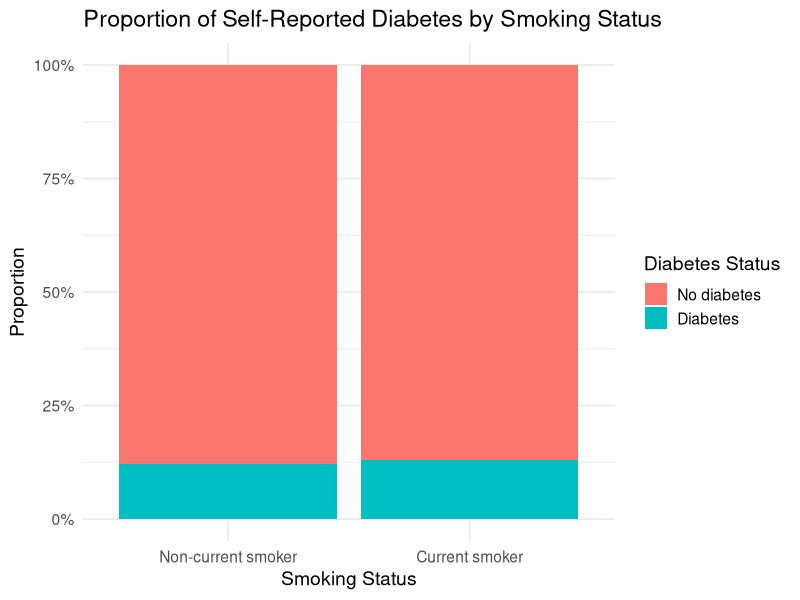
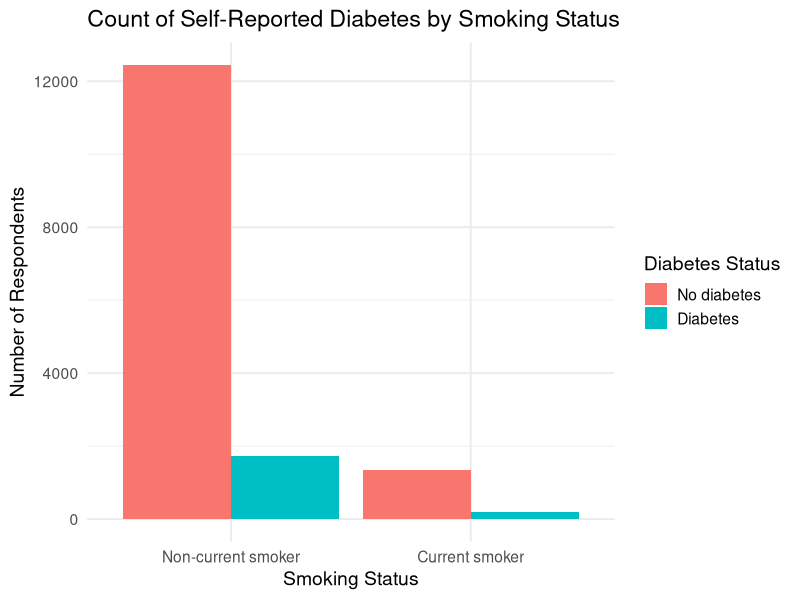

These charts were generated, in order, by the following R code:
# Analysis script for final report
# Reproduces all tables, figures, and statistical analyses
# Based on BRFSS data (smoking and diabetes)


# Data Cleaning
library(dplyr)
library(ggplot2)
library(scales)
library(broom)

brfss <- read.csv("data/brfss_small.csv", fileEncoding = "latin1")

analysis_data <- brfss %>%
  filter(
    X_SMOKER3 %in% c(
      "Former smoker",
      "Never smoked",
      "Current smoker - now smokes every day",
      "Current smoker - now smokes some days"
    ),
    DIABETE4 %in% c(
      "Yes",
      "No"
    )
  ) %>%
  mutate(
    smoking_group = case_when(
      X_SMOKER3 %in% c(
        "Current smoker - now smokes every day",
        "Current smoker - now smokes some days"
      ) ~ "Current smoker",
      X_SMOKER3 %in% c(
        "Former smoker",
        "Never smoked"
      ) ~ "Non-current smoker"
    ),
    diabetes_status = case_when(
      DIABETE4 == "Yes" ~ "Diabetes",
      DIABETE4 == "No" ~ "No diabetes"
    ),
    smoking_group = factor(smoking_group, levels = c("Non-current smoker", "Current smoker")),
    diabetes_status = factor(diabetes_status, levels = c("No diabetes", "Diabetes"))
  )

# Table
summary_table <- analysis_data %>%
  group_by(smoking_group, diabetes_status) %>%
  summarise(N = n(), .groups = "drop") %>%
  group_by(smoking_group) %>%
  mutate(Percent = round(N / sum(N) * 100, 1))

summary_table

# Proportion Plot
ggplot(analysis_data, aes(x = smoking_group, fill = diabetes_status)) +
  geom_bar(position = "fill") +
  scale_y_continuous(labels = percent_format()) +
  labs(
    title = "Proportion of Self-Reported Diabetes by Smoking Status",
    x = "Smoking Status",
    y = "Proportion",
    fill = "Diabetes Status"
  ) +
  theme_minimal(base_size = 14)

# Count Plot
ggplot(analysis_data, aes(x = smoking_group, fill = diabetes_status)) +
  geom_bar(position = "dodge") +
  labs(
    title = "Count of Self-Reported Diabetes by Smoking Status",
    x = "Smoking Status",
    y = "Number of Respondents",
    fill = "Diabetes Status"
  ) +
  theme_minimal(base_size = 14)

# chi-square
diabetes_table <- table(
  analysis_data$smoking_group,
  analysis_data$diabetes_status
)

diabetes_table

chi_result <- chisq.test(diabetes_table)
chi_result

# Logistic Regression
analysis_data <- analysis_data %>%
  mutate(
    diabetes_binary = ifelse(diabetes_status == "Diabetes", 1, 0)
  )

logit_model <- glm(
  diabetes_binary ~ smoking_group,
  data = analysis_data,
  family = binomial
)

summary(logit_model)

logit_results <- tidy(logit_model, exponentiate = TRUE, conf.int = TRUE)

logit_results


chi_result$expected
